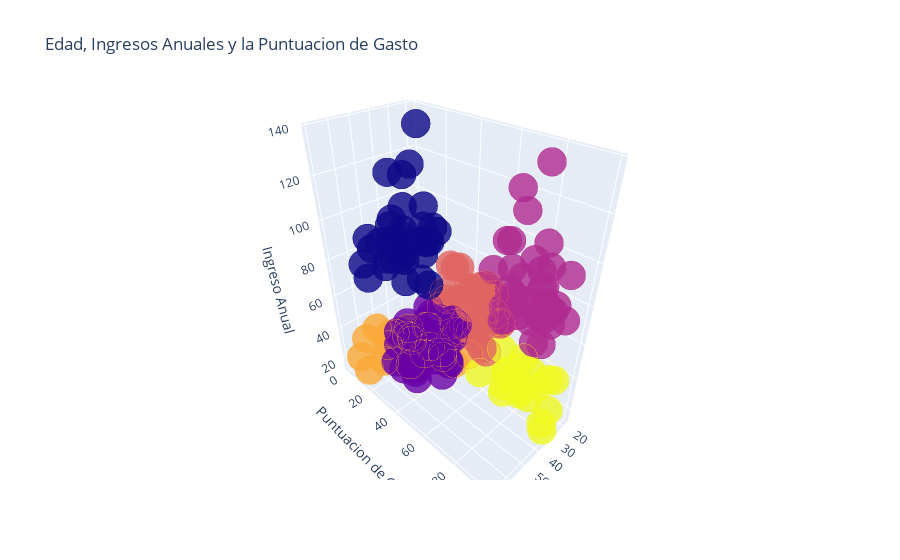

The notebook cell this image was saved under:
### Code cell
import plotly as py
import plotly.graph_objs as go

trace1 = go.Scatter3d(
    x= df['edad'],
    y= df['puntuacion_gasto'],
    z= df['ingreso_anual'],
    mode='markers',
     marker=dict(
        color = df['cluster'], 
        size= 10,
        line=dict(
            color= df['cluster'],
            width= 12
        ),
        opacity=0.8
     )
)
data = [trace1]
layout = go.Layout(
    title= 'Edad, Ingresos Anuales y la Puntuacion de Gasto',
    scene = dict(
            xaxis = dict(title  = 'Edad'),
            yaxis = dict(title  = 'Puntuacion de Gasto'),
            zaxis = dict(title  = 'Ingreso Anual')
        )
)
fig = go.Figure(data=data, layout=layout)
py.offline.iplot(fig)

### Figure 1 — Plotly figure (JSON) as saved in the notebook; plotly's stock layout.template omitted (floating-point values rounded to 4 significant figures; data arrays with more than 128 entries replaced by an {"elided": "..."} marker saying what was removed)
{"data": [{"marker": {"color": {"elided": "200 int values"}, "line": {"color": {"elided": "200 int values"}, "width": 12}, "opacity": 0.8, "size": 10}, "mode": "markers", "type": "scatter3d", "x": {"elided": "200 int values"}, "y": {"elided": "200 int values"}, "z": {"elided": "200 int values"}}], "layout": {"scene": {"xaxis": {"title": {"text": "Edad"}}, "yaxis": {"title": {"text": "Puntuacion de Gasto"}}, "zaxis": {"title": {"text": "Ingreso Anual"}}}, "title": {"text": "Edad, Ingresos Anuales y la Puntuacion de Gasto"}}}
